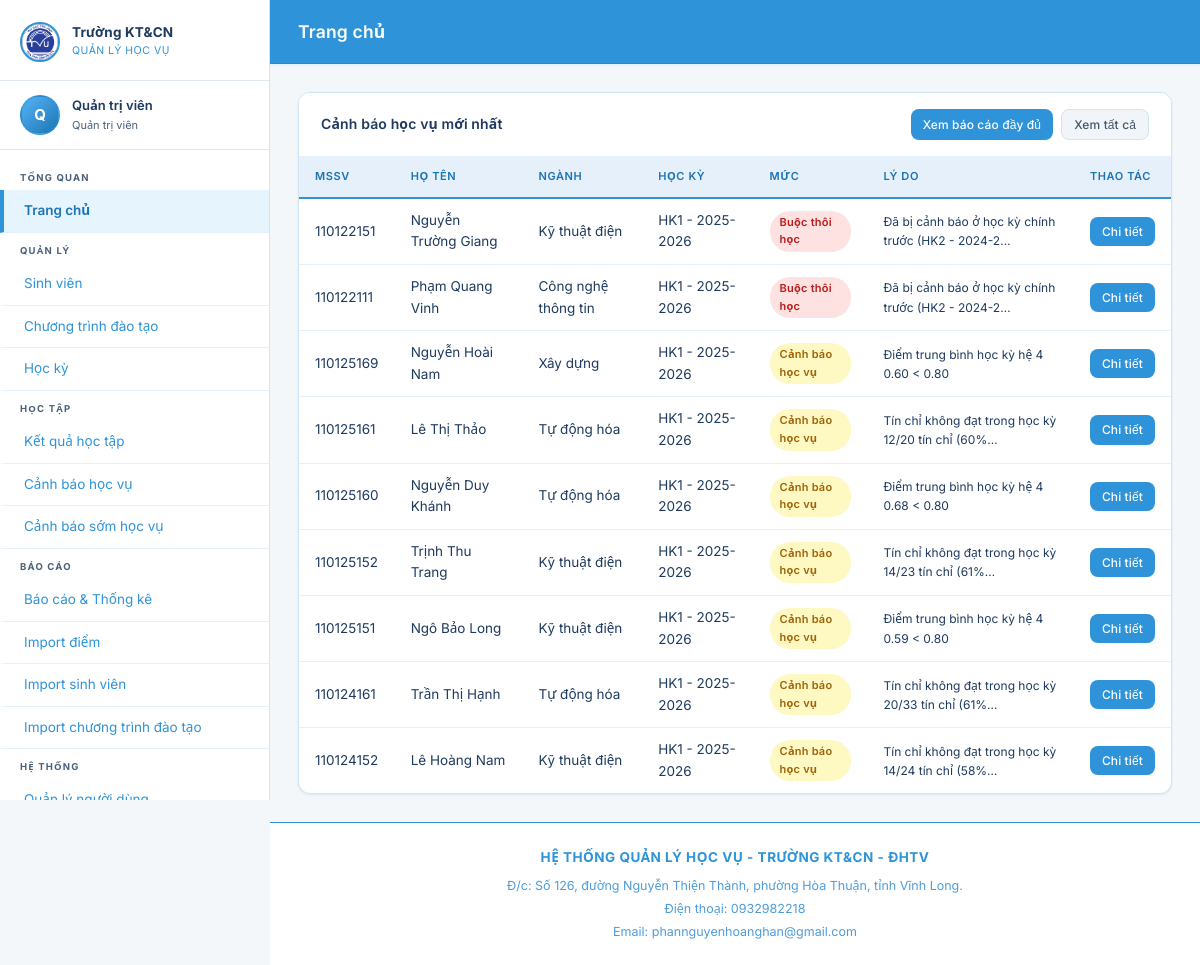
Before: /dashboard/ (signed in) with the older database file.
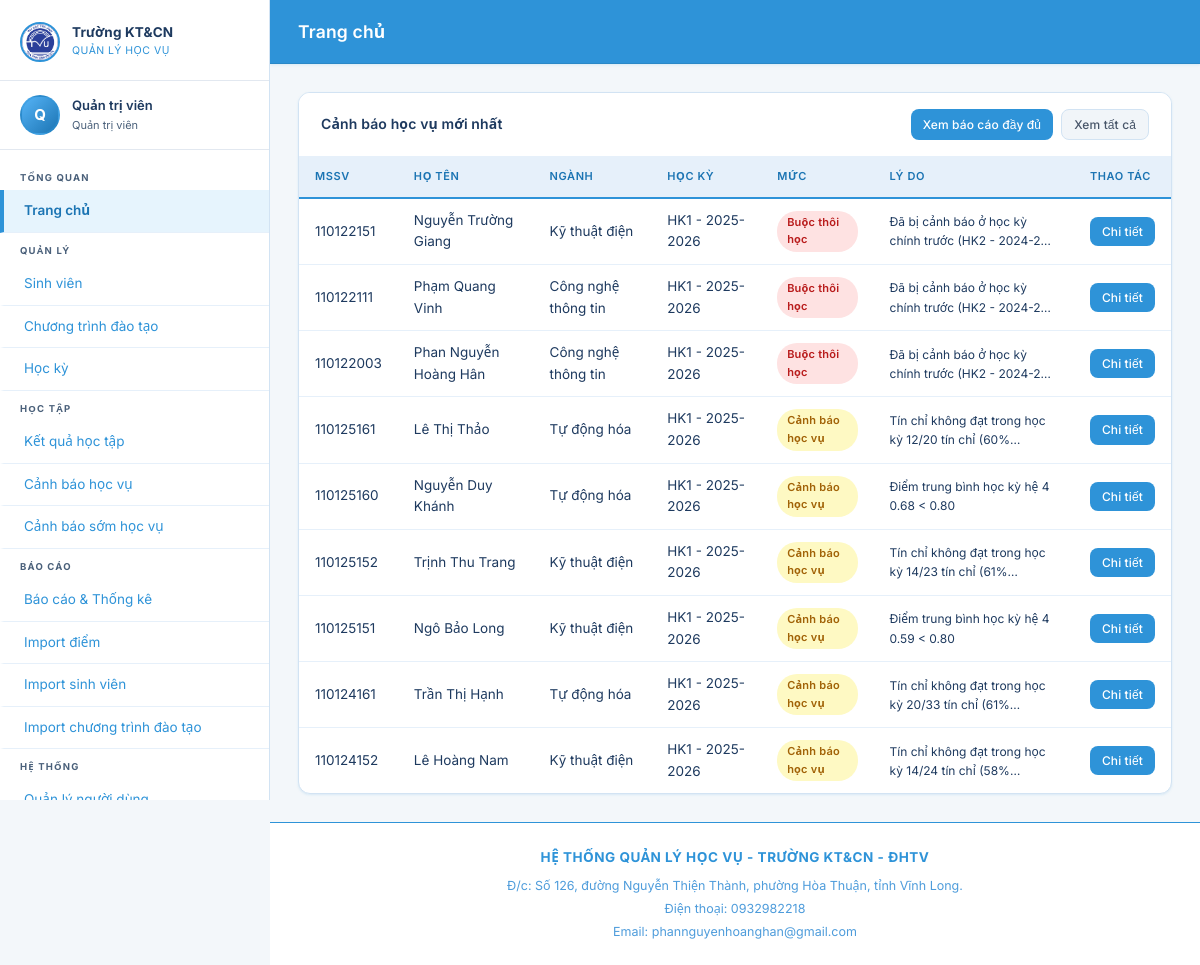
After: the same page with the newer database file.
### accounts/models.py (models this page shows, shortened)
class CustomUser(AbstractUser):
    ROLE_CHOICES = [
        ('admin', 'Quản trị viên'),
        ('giaovu', 'Giáo vụ'),
        ('covan', 'Cố vấn học tập'),
        ('sinhvien', 'Sinh viên'),
    ]
    role = models.CharField(max_length=20, choices=ROLE_CHOICES, default='sinhvien', verbose_name='Vai trò')
    full_name = models.CharField(max_length=200, blank=True, verbose_name='Họ và tên')
    phone = models.CharField(max_length=15, blank=True, verbose_name='Số điện thoại')
    class Meta:
        db_table = 'customuser'
        verbose_name = 'Người dùng'
        verbose_name_plural = 'Người dùng'
    @property
    def is_admin(self):
        return self.role == 'admin'
    @property
    def is_giaovu(self):
        return self.role == 'giaovu'
    @property
    def is_sinhvien(self):
        return self.role == 'sinhvien'

### academic_warnings/models.py (models this page shows, shortened)
class CanhBaoHocVu(models.Model):
    MUC_CHOICES = [
        ('canh_bao', 'Cảnh báo học vụ'),
        ('buoc_thoi_hoc', 'Buộc thôi học'),
    ]
    TRANG_THAI_CHOICES = [
        ('chua_xu_ly', 'Chưa thông báo'),
        ('da_xu_ly', 'Đã thông báo'),
    ]
    sinh_vien = models.ForeignKey(SinhVien, on_delete=models.CASCADE,
                                   related_name='canh_bao', verbose_name='Sinh viên')
    hoc_ky = models.ForeignKey(HocKy, on_delete=models.CASCADE,
                                related_name='canh_bao', verbose_name='Học kỳ')
    muc_canh_bao = models.CharField(max_length=20, choices=MUC_CHOICES, verbose_name='Mức cảnh báo')
    ly_do = models.TextField(verbose_name='Lý do cảnh báo')
    so_lan_canh_bao = models.PositiveSmallIntegerField(default=1, verbose_name='Lần cảnh báo thứ')
    ngay_tao = models.DateTimeField(auto_now_add=True, verbose_name='Ngày tạo')
    trang_thai = models.CharField(max_length=20, choices=TRANG_THAI_CHOICES,
                                   default='chua_xu_ly', verbose_name='Trạng thái')
    ghi_chu = models.TextField(blank=True, verbose_name='Ghi chú xử lý')
    da_an = models.BooleanField(default=False, verbose_name='Đã ẩn khỏi danh sách')
    nguoi_dung_an = models.ManyToManyField(
        settings.AUTH_USER_MODEL,
        blank=True,
        db_table='canhbaohocvu_nguoi_dung_an',
        related_name='canh_bao_da_an',
        verbose_name='Người dùng đã ẩn'
    )
    class Meta:
        db_table = 'canhbaohocvu'
        verbose_name = 'Cảnh báo học vụ'
        verbose_name_plural = 'Cảnh báo học vụ'
        unique_together = ['sinh_vien', 'hoc_ky']
        ordering = ['trang_thai', '-ngay_tao']
    @property
    def mau_canh_bao(self):
        return {'canh_bao': 'warning', 'buoc_thoi_hoc': 'danger'}.get(self.muc_canh_bao, 'secondary')

### students/models.py (models this page shows, shortened)
class SinhVien(models.Model):
    TRANG_THAI_CHOICES = [
        ('dang_hoc', 'Đang học'),
        ('dinh_chi', 'Đình chỉ'),
        ('tot_nghiep', 'Tốt nghiệp'),
        ('thoi_hoc', 'Thôi học'),
    ]
    user = models.OneToOneField(CustomUser, on_delete=models.SET_NULL, null=True, blank=True,
                                 related_name='sinh_vien', verbose_name='Tài khoản')
    mssv = models.CharField(max_length=20, unique=True, verbose_name='Mã số sinh viên')
    ho_ten = models.CharField(max_length=200, verbose_name='Họ và tên')
    ngay_sinh = models.DateField(null=True, blank=True, verbose_name='Ngày sinh')
    gioi_tinh = models.CharField(max_length=5, choices=[('Nam', 'Nam'), ('Nu', 'Nữ')], blank=True)
    email = models.EmailField(blank=True, verbose_name='Email')
    so_dien_thoai = models.CharField(max_length=15, blank=True, verbose_name='Số điện thoại')
    nganh = models.ForeignKey(Nganh, on_delete=models.SET_NULL, null=True, verbose_name='Ngành')
    khoa = models.CharField(max_length=10, verbose_name='Khóa học', help_text='VD: K2021')
    lop = models.ForeignKey('Lop', on_delete=models.SET_NULL, null=True, blank=True,
                             related_name='sinh_viens', verbose_name='Lớp')
    covan = models.ForeignKey(CustomUser, on_delete=models.SET_NULL, null=True, blank=True,
                               related_name='sinh_vien_phu_trach', verbose_name='Cố vấn học tập',
                               limit_choices_to={'role': 'covan'})
    trang_thai = models.CharField(max_length=20, choices=TRANG_THAI_CHOICES, default='dang_hoc',
                                   verbose_name='Trạng thái')
    ngay_nhap_hoc = models.DateField(null=True, blank=True, verbose_name='Ngày nhập học')
    class Meta:
        db_table = 'sinhvien'
        verbose_name = 'Sinh viên'
        verbose_name_plural = 'Sinh viên'
        ordering = ['mssv']

class Nganh(models.Model):
    ma_nganh = models.CharField(max_length=20, unique=True, verbose_name='Mã ngành')
    ten_nganh = models.CharField(max_length=200, verbose_name='Tên ngành')
    khoa = models.CharField(max_length=200, default='Khoa Công nghệ thông tin', verbose_name='Khoa')
    class Meta:
        db_table = 'nganh'
        verbose_name = 'Ngành học'
        verbose_name_plural = 'Ngành học'

class HocKy(models.Model):
    KY_CHOICES = [('1', 'Học kỳ 1'), ('2', 'Học kỳ 2'), ('3', 'Học kỳ hè')]
    ky = models.CharField(max_length=2, choices=KY_CHOICES, verbose_name='Kỳ học')
    nam_hoc = models.CharField(max_length=10, verbose_name='Năm học', help_text='VD: 2023-2024')
    ngay_bat_dau = models.DateField(null=True, blank=True, verbose_name='Ngày bắt đầu')
    ngay_ket_thuc = models.DateField(null=True, blank=True, verbose_name='Ngày kết thúc')
    la_hien_tai = models.BooleanField(default=False, verbose_name='Học kỳ hiện tại')
    class Meta:
        db_table = 'hocky'
        verbose_name = 'Học kỳ'
        verbose_name_plural = 'Học kỳ'
        unique_together = ['ky', 'nam_hoc']
        ordering = ['-nam_hoc', '-ky']
    def __str__(self):
        return f"HK{self.ky} - {self.nam_hoc}"

### dashboard/views.py (the view)
# urls.py: path('', lambda request: redirect('dashboard:index'), name='home'),
@login_required
def index(request):
    role = request.user.role
    if role == 'sinhvien':
        return dashboard_sinhvien(request)
    elif role == 'covan':
        return dashboard_covan(request)
    elif role in ('giaovu', 'admin'):
        return dashboard_giaovu(request)
    return render(request, 'dashboard/index.html')

### results/utils.py (called while the page is built)
def get_phan_phoi_diem(sinh_vien=None, hoc_ky=None):
    from results.models import KetQuaHocTap
    qs = KetQuaHocTap.objects.filter(diem_tk__isnull=False)
    if sinh_vien:
        qs = qs.filter(sinh_vien=sinh_vien)
    if hoc_ky:
        qs = qs.filter(hoc_ky=hoc_ky)
    phan_phoi = {'A': 0, 'B+': 0, 'B': 0, 'C+': 0, 'C': 0, 'D+': 0, 'D': 0, 'F': 0}
    for kq in qs:
        chu = diem_chu(kq.diem_tk)
        if chu in phan_phoi:
            phan_phoi[chu] += 1
    return phan_phoi

### templates/dashboard/dashboard_giaovu.html (shortened to what this page needs)
{% extends 'base.html' %}
{% block page_title %}Trang chủ{% endblock %}
{% block content %}
<div class="card">
    <div class="card-header">
        <span class="card-title">Cảnh báo học vụ mới nhất</span>
        <div class="d-flex gap-2">
            <a href="{% url 'dashboard:bao_cao' %}" class="btn btn-sm btn-primary">Xem báo cáo đầy đủ</a>
            <a href="{% url 'academic_warnings:canhbao_list' %}" class="btn btn-sm btn-secondary">Xem tất cả</a>
        </div>
    </div>
    <div class="card-body" style="padding:0">
        <table class="data-table">
            <thead><tr><th>MSSV</th><th>Họ tên</th><th>Ngành</th><th>Học kỳ</th><th>Mức</th><th>Lý do</th><th>Thao tác</th></tr></thead>
            <tbody>
            {% for cb in canh_baos_moi %}
            <tr>
                <td>{{ cb.sinh_vien.mssv }}</td>
                <td>{{ cb.sinh_vien.ho_ten }}</td>
                <td>{{ cb.sinh_vien.nganh.ten_nganh|default:'-' }}</td>
                <td>{{ cb.hoc_ky }}</td>
                <td><span class="badge badge-{{ cb.mau_canh_bao }}">{{ cb.get_muc_canh_bao_display }}</span></td>
                <td style="font-size:12px">{{ cb.ly_do|truncatechars:50 }}</td>
                <td><a href="{% url 'academic_warnings:canhbao_detail' cb.pk %}" class="btn btn-sm btn-primary">Chi tiết</a></td>
            </tr>
            {% empty %}
            <tr><td colspan="7" style="text-align:center;color:#94a3b8;padding:24px">Không có cảnh báo mới</td></tr>
            {% endfor %}
            </tbody>
        </table>
    </div>
</div>
{% endblock %}

### templates/base.html (shortened to what this page needs)
<!DOCTYPE html>
<html lang="vi">
<head>
    <link rel="stylesheet" href="/static/css/main.css?v=1.0.5">
</head>
<body>
{% if user.is_authenticated %}
<aside class="sidebar" id="sidebar">
    <div class="sidebar-brand">
        <img src="/static/img/logo_tvu.png" alt="TVU Logo"
             style="width:40px;height:40px;border-radius:50%;object-fit:cover;flex-shrink:0">
        <div>
            <div class="brand-text">Trường KT&CN</div>
            <div class="brand-sub">Quản lý Học Vụ</div>
        </div>
    </div>
    <div class="sidebar-user">
        <div class="avatar">{{ user.full_name|first|upper|default:user.username|first|upper }}</div>
        <div class="user-info">
            <div class="user-name">{{ user.full_name|default:user.username }}</div>
            <div class="user-role">{{ user.get_role_display }}</div>
        </div>
    </div>
    <nav class="sidebar-nav">
        <div class="nav-section-title">Tổng quan</div>
        <a href="{% url 'dashboard:index' %}" class="{% if request.resolver_match.namespace == 'dashboard' and request.resolver_match.url_name == 'index' %}active{% endif %}">
            Trang chủ
        </a>
        {% if not user.is_sinhvien %}
        <div class="nav-section-title">Quản lý</div>
        <a href="{% url 'students:sinhvien_list' %}" class="{% if request.resolver_match.namespace == 'students' and 'sinhvien' in request.resolver_match.url_name %}active{% endif %}">
            Sinh viên
        </a>
        {% if user.is_giaovu or user.is_admin %}
        <a href="{% url 'students:monhoc_list' %}" class="{% if 'monhoc' in request.resolver_match.url_name %}active{% endif %}">
            Chương trình đào tạo
        </a>
        <a href="{% url 'students:hocky_list' %}" class="{% if 'hocky' in request.resolver_match.url_name %}active{% endif %}">
            Học kỳ
        </a>
        {% endif %}
        {% endif %}
        <div class="nav-section-title">Học tập</div>
        <a href="{% url 'results:ketqua_list' %}" class="{% if request.resolver_match.namespace == 'results' %}active{% endif %}">
            Kết quả học tập
        </a>
        <a href="{% url 'academic_warnings:canhbao_list' %}" class="{% if request.resolver_match.namespace == 'academic_warnings' and request.resolver_match.url_name == 'canhbao_list' %}active{% endif %}">
            Cảnh báo học vụ
        </a>
        <a href="{% url 'academic_warnings:canhbao_som_list' %}" class="{% if request.resolver_match.namespace == 'academic_warnings' and 'canhbao_som' in request.resolver_match.url_name %}active{% endif %}">
            Cảnh báo sớm học vụ
        </a>
        {% if not user.is_sinhvien %}
        <div class="nav-section-title">Báo cáo</div>
        <a href="{% url 'dashboard:bao_cao' %}" class="{% if request.resolver_match.url_name == 'bao_cao' %}active{% endif %}">
            Báo cáo & Thống kê
        </a>
        {% if user.is_giaovu or user.is_admin %}
        <a href="{% url 'results:import_diem' %}">
            Import điểm
        </a>
        <a href="{% url 'students:import_sinhvien' %}">
            Import sinh viên
        </a>
        <a href="{% url 'students:import_monhoc' %}">
            Import chương trình đào tạo
        </a>
        {% endif %}
        {% endif %}
        {% if user.is_admin %}
        <div class="nav-section-title">Hệ thống</div>
        <a href="{% url 'accounts:user_list' %}">
            Quản lý người dùng
        </a>
        {% endif %}
    </nav>
</aside>
<div class="main-wrapper">
    <header class="topbar">
        <div class="topbar-title">{% block page_title %}Dashboard{% endblock %}</div>
    </header>
    <main class="page-content">
        {% block content %}{% endblock %}
    </main>
    <footer class="app-footer">
        <div class="footer-title">HỆ THỐNG QUẢN LÝ HỌC VỤ - TRƯỜNG KT&CN - ĐHTV</div>
        <div class="footer-line">Đ/c: Số 126, đường Nguyễn Thiện Thành, phường Hòa Thuận, tỉnh Vĩnh Long.</div>
        <div class="footer-line">Điện thoại: 0932982218</div>
        <div class="footer-line">Email: phannguyenhoanghan@gmail.com</div>
    </footer>
</div>
{% else %}
{% block auth_content %}{% endblock %}
{% endif %}
</body>
</html>

Changed rows visible on the page:
no longer on this page (row edited): CanhBaoHocVu: sinh_vien.mssv "110125169", sinh_vien.ho_ten "Nguyễn Hoài Nam", sinh_vien.nganh.ten_nganh "Xây dựng", hoc_ky "HK1 - 2025-2026", muc_canh_bao "Cảnh báo học vụ", ly_do "Điểm trung bình học kỳ hệ 4 0.60 < 0.80"
now on this page (row edited): CanhBaoHocVu: sinh_vien.mssv "110122003", sinh_vien.ho_ten "Phan Nguyễn Hoàng Hân", sinh_vien.nganh.ten_nganh "Công nghệ thông tin", hoc_ky "HK1 - 2025-2026", muc_canh_bao "Buộc thôi học", ly_do "Đã bị cảnh báo ở học kỳ chính trước (HK2 - 2024-2…"
